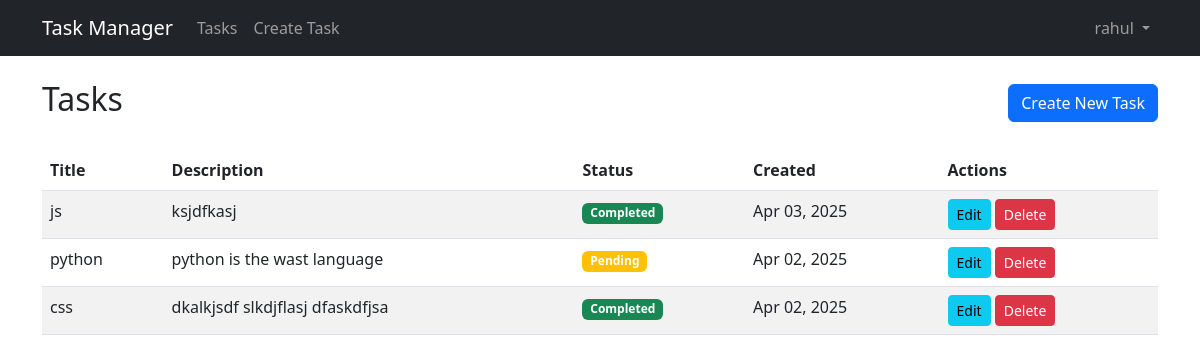
The page /tasks (signed in) on the database its author committed.
### tasks/models.py (models this page shows, shortened)
class Task(models.Model):
    user = models.ForeignKey(User, on_delete=models.CASCADE, related_name='tasks', null=True)
    title = models.CharField(max_length=200)
    description = models.TextField(blank=True)
    completed = models.BooleanField(default=False)
    created_at = models.DateTimeField(auto_now_add=True)
    updated_at = models.DateTimeField(auto_now=True)
    class Meta:
        ordering = ['-created_at']

### tasks/views.py (the view)
# urls.py: path('', views.task_list, name='task_list'),
@login_required
def task_list(request):
    tasks = Task.objects.filter(user=request.user)
    return render(request, 'tasks/task_list.html', {'tasks': tasks})

### templates/tasks/task_list.html (shortened to what this page needs)
{% extends 'base.html' %}
{% block content %}
<div class="row">
    <div class="col-md-12">
        <div class=" d-flex justify-content-between align-items-center mb-4">
                <h2>Tasks</h2>
                <a href="{% url 'task_create' %}" class="btn btn-primary">Create New Task</a>
        </div>
        {% if tasks %}
            <div class="table-responsive">
                <table class="table table-striped">
                    <thead>
                        <tr>
                            <th>Title</th>
                            <th>Description</th>
                            <th>Status</th>
                            <th>Created</th>
                            <th>Actions</th>
                        </tr>
                    </thead>
                    <tbody>
                        {% for task in tasks %}
                            <tr>
                                <td>{{ task.title }}</td>
                                <td>{{ task.description|truncatewords:5 }}</td>
                                <td>
                                    {% if task.completed %}
                                        <span class="badge bg-success">Completed</span>
                                    {% else %}
                                        <span class="badge bg-warning">Pending</span>
                                    {% endif %}
                                </td>
                                <td>{{ task.created_at|date:"M d, Y" }}</td>
                                <td>
                                    <a href="{% url 'task_update' task.pk %}" class="btn btn-sm btn-info">Edit</a>
                                    <a href="{% url 'task_delete' task.pk %}" class="btn btn-sm btn-danger">Delete</a>
                                </td>
                            </tr>
                        {% endfor %}
                    </tbody>
                </table>
            </div>
        {% else %}
            <div class="alert alert-info">
                No tasks found. Create your first task!
            </div>
        {% endif %}
    </div>
</div>
{% endblock %}

### templates/base.html (shortened to what this page needs)
<!DOCTYPE html>
<html lang="en">
<head>
    <link href="https://cdn.jsdelivr.net/npm/bootstrap@5.3.0/dist/css/bootstrap.min.css" rel="stylesheet">
</head>
<body>
    <nav class="navbar navbar-expand-lg navbar-dark bg-dark">
        <div class="container">
            <a class="navbar-brand" href="{% url 'task_list' %}">Task Manager</a>
            <div class="collapse navbar-collapse" id="navbarNav">
                <ul class="navbar-nav me-auto">
                    <li class="nav-item">
                        <a class="nav-link" href="{% url 'task_list' %}">Tasks</a>
                    </li>
                    {% if user.is_authenticated %}
                    <li class="nav-item">
                        <a class="nav-link" href="{% url 'task_create' %}">Create Task</a>
                    </li>
                    {% endif %}
                </ul>
                <ul class="navbar-nav">
                    {% if user.is_authenticated %}
                    <li class="nav-item dropdown">
                        <a class="nav-link dropdown-toggle" href="#" id="userDropdown" role="button" data-bs-toggle="dropdown">
                            {{ user.username }}
                        </a>
                    </li>
                    {% endif %}
                </ul>
            </div>
        </div>
    </nav>
    <div class="container mt-4">
        {% block content %}
        {% endblock %}
    </div>
</body>
</html>

### rows shown on the page
Task: title "js", description "ksjdfkasj", completed "Completed", created_at "Apr 03, 2025"
Task: title "python", description "python is the wast language", completed "Pending", created_at "Apr 02, 2025"
Task: title "css", description "dkalkjsdf slkdjflasj dfaskdfjsa", completed "Completed", created_at "Apr 02, 2025"

### other values the page prints
{{ user.username }} "rahul"
